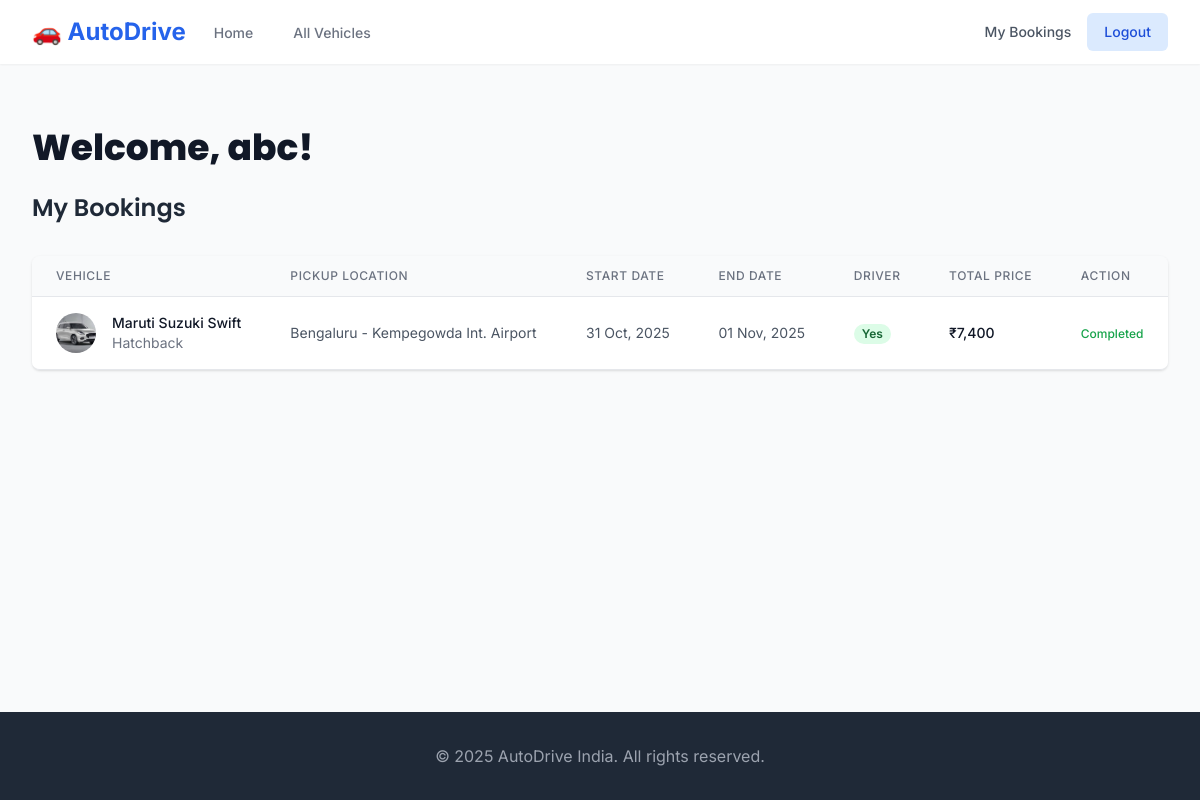
Page /dashboard (signed in) on the committed database.
### app/models.py (models this page shows, shortened)
class User(db.Model, UserMixin):
    id = db.Column(db.Integer, primary_key=True)
    first_name = db.Column(db.String(50), nullable=False)
    last_name = db.Column(db.String(50), nullable=False)
    email = db.Column(db.String(120), unique=True, index=True, nullable=False)
    password_hash = db.Column(db.String(128))
    bookings = db.relationship('Booking', backref='customer', lazy='dynamic')

class Booking(db.Model):
    id = db.Column(db.Integer, primary_key=True)
    start_date = db.Column(db.Date, nullable=False)
    end_date = db.Column(db.Date, nullable=False)
    total_price = db.Column(db.Integer, nullable=False)
    with_driver = db.Column(db.Boolean, default=False)
    location = db.Column(db.String(100), nullable=False)  # <-- Your new location field
    booking_date = db.Column(db.DateTime, nullable=False, default=datetime.utcnow)
    user_id = db.Column(db.Integer, db.ForeignKey('user.id'), nullable=False)
    vehicle_id = db.Column(db.Integer, db.ForeignKey('vehicle.id'), nullable=False)

class Vehicle(db.Model):
    id = db.Column(db.Integer, primary_key=True)
    name = db.Column(db.String(100), nullable=False)
    description = db.Column(db.Text, nullable=False)
    image_file = db.Column(db.String(100), nullable=False, default='default.jpg')
    price_per_day = db.Column(db.Integer, nullable=False) # In Rupees
    category = db.Column(db.String(50), index=True, nullable=False) # Hatchback, Sedan, SUV, MUV
    passenger_capacity = db.Column(db.Integer, nullable=False)
    fuel_type = db.Column(db.String(20), nullable=False) # Petrol, Diesel, Electric
    bookings = db.relationship('Booking', backref='vehicle', lazy='dynamic')

### app/routes.py (the view)
@bp.route('/dashboard')
@login_required
def dashboard():
    bookings = Booking.query.filter_by(user_id=current_user.id).order_by(Booking.start_date.desc()).all()
    today = datetime.utcnow().date()  # Get current date
    return render_template('dashboard.html', title='My Dashboard', bookings=bookings, today=today) # Pass date to template

### app/models.py (called while the page is built)
@login_manager.user_loader
def load_user(user_id):
    return User.query.get(int(user_id))

### app/templates/dashboard.html (shortened to what this page needs)
{% extends "base.html" %}
{% block content %}
<div class="max-w-7xl mx-auto py-16 px-4 sm:px-6 lg:px-8">
    <h1 class="text-4xl font-extrabold text-gray-900">Welcome, {{ current_user.first_name }}!</h1>
    <h2 class="mt-6 text-2xl font-semibold text-gray-800">My Bookings</h2>
    {% if bookings %}
    <div class="mt-8 flex flex-col">
        <div class="-my-2 overflow-x-auto sm:-mx-6 lg:-mx-8">
            <div class="py-2 align-middle inline-block min-w-full sm:px-6 lg:px-8">
                <div class="shadow overflow-hidden border-b border-gray-200 sm:rounded-lg">
                    <table class="min-w-full divide-y divide-gray-200">
                        <thead class="bg-gray-50">
                            <tr>
                                <th scope="col" class="px-6 py-3 text-left text-xs font-medium text-gray-500 uppercase tracking-wider">Vehicle</th>
                                <th scope="col" class="px-6 py-3 text-left text-xs font-medium text-gray-500 uppercase tracking-wider">Pickup Location</th>
                                <th scope="col" class="px-6 py-3 text-left text-xs font-medium text-gray-500 uppercase tracking-wider">Start Date</th>
                                <th scope="col" class="px-6 py-3 text-left text-xs font-medium text-gray-500 uppercase tracking-wider">End Date</th>
                                <th scope="col" class="px-6 py-3 text-left text-xs font-medium text-gray-500 uppercase tracking-wider">Driver</th>
                                <th scope="col" class="px-6 py-3 text-left text-xs font-medium text-gray-500 uppercase tracking-wider">Total Price</th>
                                <th scope="col" class="px-6 py-3 text-left text-xs font-medium text-gray-500 uppercase tracking-wider">Action</th>
                            </tr>
                        </thead>
                        <tbody class="bg-white divide-y divide-gray-200">
                            {% for booking in bookings %}
                            <tr>
                                <td class="px-6 py-4 whitespace-nowrap">
                                    <div class="flex items-center">
                                        <div class="flex-shrink-0 h-10 w-10">
                                            <img class="h-10 w-10 rounded-full object-cover" src="{{ url_for('static', filename='img/' + booking.vehicle.image_file) }}" alt="">
                                        </div>
                                        <div class="ml-4">
                                            <div class="text-sm font-medium text-gray-900">{{ booking.vehicle.name }}</div>
                                            <div class="text-sm text-gray-500">{{ booking.vehicle.category }}</div>
                                        </div>
                                    </div>
                                </td>
                                <td class="px-6 py-4 whitespace-nowrap text-sm text-gray-600">{{ booking.location }}</td>
                                <td class="px-6 py-4 whitespace-nowrap text-sm text-gray-600">{{ booking.start_date.strftime('%d %b, %Y') }}</td>
                                <td class="px-6 py-4 whitespace-nowrap text-sm text-gray-600">{{ booking.end_date.strftime('%d %b, %Y') }}</td>
                                <td class="px-6 py-4 whitespace-nowrap text-sm text-gray-500">
                                    {% if booking.with_driver %}
                                        <span class="px-2 inline-flex text-xs leading-5 font-semibold rounded-full bg-green-100 text-green-800">Yes</span>
                                    {% else %}
                                        <span class="px-2 inline-flex text-xs leading-5 font-semibold rounded-full bg-gray-100 text-gray-800">No</span>
                                    {% endif %}
                                </td>
                                <td class="px-6 py-4 whitespace-nowrap text-sm font-medium text-gray-900">₹{{ "{:,.0f}".format(booking.total_price) }}</td>
                                <td class="px-6 py-4 whitespace-nowrap text-sm font-medium">
                                    {% set days_until = (booking.start_date - today).days %}
                                    {% if days_until > 2 %}
                                        <form action="{{ url_for('routes.cancel_booking', booking_id=booking.id) }}" method="POST" onsubmit="return confirm('Are you sure you want to cancel this booking?');">
                                            <input type="hidden" name="csrf_token" value="{{ csrf_token() }}">
                                            <button type="submit" class="text-red-600 hover:text-red-800">Cancel</button>
                                        </form>
                                    {% elif booking.start_date > today %}
                                        <span class="text-gray-500 text-xs">Too late to cancel</span>
                                    {% else %}
                                        <span class="text-green-600 text-xs">Completed</span>
                                    {% endif %}
                                </td>
                            </tr>
                            {% endfor %}
                        </tbody>
                    </table>
                </div>
            </div>
        </div>
    </div>
    {% endif %}
</div>
{% endblock %}

### app/static/css/style.css (style rules this page uses)
html, :host { line-height: 1.5; -webkit-text-size-adjust: 100%; -moz-tab-size: 4; -o-tab-size: 4; tab-size: 4; font-family: Inter, sans-serif; font-feature-settings: normal; font-variation-settings: normal; -webkit-tap-highlight-color: transparent; }
body { margin: 0; line-height: inherit; }
h1, h2, h3, h4, h5, h6 { font-size: inherit; font-weight: inherit; }
table { text-indent: 0; border-color: inherit; border-collapse: collapse; }
blockquote, dl, dd, h1, h2, h3, h4, h5, h6, hr, figure, p, pre { margin: 0; }
img, svg, video, canvas, audio, iframe, embed, object { display: block; vertical-align: middle; }
img, video { max-width: 100%; height: auto; }
.-my-2 { margin-top: -0.5rem; margin-bottom: -0.5rem; }
.mx-auto { margin-left: auto; margin-right: auto; }
.ml-4 { margin-left: 1rem; }
.mt-6 { margin-top: 1.5rem; }
.mt-8 { margin-top: 2rem; }
.inline-block { display: inline-block; }
.flex { display: flex; }
.inline-flex { display: inline-flex; }
.h-10 { height: 2.5rem; }
.h-full { height: 100%; }
.min-h-screen { min-height: 100vh; }
.w-10 { width: 2.5rem; }
.min-w-full { min-width: 100%; }
.max-w-7xl { max-width: 80rem; }
.flex-shrink-0 { flex-shrink: 0; }
.flex-col { flex-direction: column; }
.items-center { align-items: center; }
.divide-y > :not([hidden]) ~ :not([hidden]) { --tw-divide-y-reverse: 0; border-top-width: calc(1px * calc(1 - var(--tw-divide-y-reverse))); border-bottom-width: calc(1px * var(--tw-divide-y-reverse)); }
.divide-gray-200 > :not([hidden]) ~ :not([hidden]) { --tw-divide-opacity: 1; border-color: rgb(229 231 235 / var(--tw-divide-opacity, 1)); }
.overflow-hidden { overflow: hidden; }
.overflow-x-auto { overflow-x: auto; }
.whitespace-nowrap { white-space: nowrap; }
.rounded-full { border-radius: 9999px; }
.border-b { border-bottom-width: 1px; }
.border-gray-200 { --tw-border-opacity: 1; border-color: rgb(229 231 235 / var(--tw-border-opacity, 1)); }
.bg-gray-50 { --tw-bg-opacity: 1; background-color: rgb(249 250 251 / var(--tw-bg-opacity, 1)); }
.bg-green-100 { --tw-bg-opacity: 1; background-color: rgb(220 252 231 / var(--tw-bg-opacity, 1)); }
.bg-white { --tw-bg-opacity: 1; background-color: rgb(255 255 255 / var(--tw-bg-opacity, 1)); }
.object-cover { -o-object-fit: cover; object-fit: cover; }
.px-2 { padding-left: 0.5rem; padding-right: 0.5rem; }
.px-4 { padding-left: 1rem; padding-right: 1rem; }
.px-6 { padding-left: 1.5rem; padding-right: 1.5rem; }
.py-16 { padding-top: 4rem; padding-bottom: 4rem; }
.py-2 { padding-top: 0.5rem; padding-bottom: 0.5rem; }
.py-3 { padding-top: 0.75rem; padding-bottom: 0.75rem; }
.py-4 { padding-top: 1rem; padding-bottom: 1rem; }
.text-left { text-align: left; }
.align-middle { vertical-align: middle; }
.text-2xl { font-size: 1.5rem; line-height: 2rem; }
.text-4xl { font-size: 2.25rem; line-height: 2.5rem; }
.text-sm { font-size: 0.875rem; line-height: 1.25rem; }
.text-xs { font-size: 0.75rem; line-height: 1rem; }
.font-extrabold { font-weight: 800; }
.font-medium { font-weight: 500; }
.font-semibold { font-weight: 600; }
.uppercase { text-transform: uppercase; }
.leading-5 { line-height: 1.25rem; }
.tracking-wider { letter-spacing: 0.05em; }
.text-gray-500 { --tw-text-opacity: 1; color: rgb(107 114 128 / var(--tw-text-opacity, 1)); }
.text-gray-600 { --tw-text-opacity: 1; color: rgb(75 85 99 / var(--tw-text-opacity, 1)); }
.text-gray-800 { --tw-text-opacity: 1; color: rgb(31 41 55 / var(--tw-text-opacity, 1)); }
.text-gray-900 { --tw-text-opacity: 1; color: rgb(17 24 39 / var(--tw-text-opacity, 1)); }
.text-green-600 { --tw-text-opacity: 1; color: rgb(22 163 74 / var(--tw-text-opacity, 1)); }
.text-green-800 { --tw-text-opacity: 1; color: rgb(22 101 52 / var(--tw-text-opacity, 1)); }
.shadow { --tw-shadow: 0 1px 3px 0 rgb(0 0 0 / 0.1), 0 1px 2px -1px rgb(0 0 0 / 0.1); --tw-shadow-colored: 0 1px 3px 0 var(--tw-shadow-color), 0 1px 2px -1px var(--tw-shadow-color); box-shadow: var(--tw-ring-offset-shadow, 0 0 #0000), var(--tw-ring-shadow, 0 0 #0000), var(--tw-shadow); }
@media (min-width: 640px) { .sm\:-mx-6 { margin-left: -1.5rem; margin-right: -1.5rem; } }
@media (min-width: 640px) { .sm\:rounded-lg { border-radius: 0.5rem; } }
@media (min-width: 640px) { .sm\:px-6 { padding-left: 1.5rem; padding-right: 1.5rem; } }
@media (min-width: 1024px) { .lg\:-mx-8 { margin-left: -2rem; margin-right: -2rem; } }
@media (min-width: 1024px) { .lg\:px-8 { padding-left: 2rem; padding-right: 2rem; } }

### rows in the picture
User: first_name "abc"
Booking: image_file (picture), vehicle.name "Maruti Suzuki Swift", vehicle.category "Hatchback", location "Bengaluru - Kempegowda Int. Airport", start_date "31 Oct, 2025", end_date "01 Nov, 2025", with_driver "Yes", total_price "7,400", shows "Completed"
